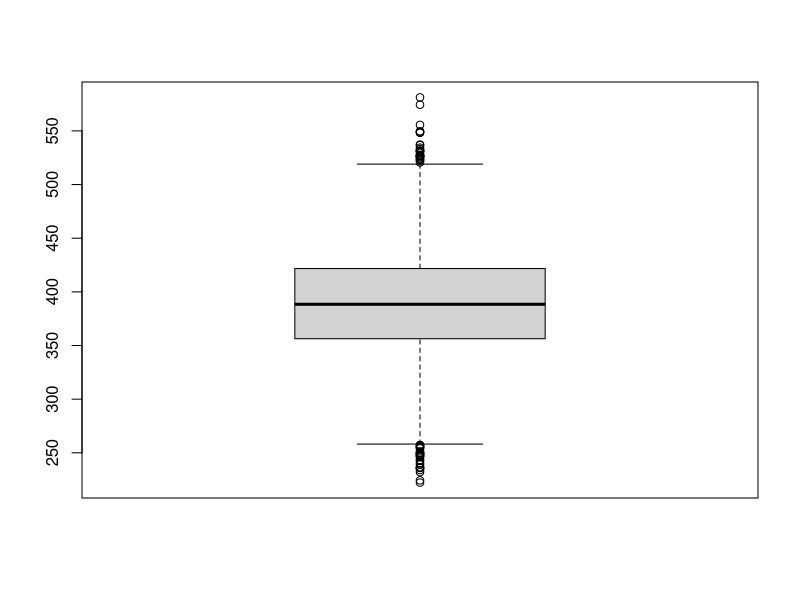

This chart was generated by the following R code:
#create variable
my_variable<-c(123,120,120,121,124,231,210,215,542,21,121,213,102,654,332,432,546,767,877,657,879,321,123,435,654,657,433,767,456)

#set seed for consistency/reproducibility
set.seed(1)

#number of required samplesize for bootstraping (=length of my_sample)
samplesize<-length(my_variable)

#number of repetition for bootstraping
repetitions<-10000

#sample the variable for the required times with replacement and load the results into a matrix
bootstrap_samples<-matrix(sample(my_variable, size=samplesize*repetitions, replace = TRUE),
               ncol=repetitions, nrow=samplesize)
dim(bootstrap_samples)#check the dimsensions of our matrix

#calculate the mean for every bootstrap samples (it will give 10000 means)
bootstrap_means<-colMeans(bootstrap_samples)

#visualize means distribution
boxplot(bootstrap_means)

#building a bootstrap confidence interval with the percentile method
lower_ci_limit<-quantile(bootstrap_means, prob=0.025)
higher_ci_limit<-quantile(bootstrap_means, prob=0.975)
#we are 95% confident that the population mean in between lower_ci_limit and higher_ci_limit